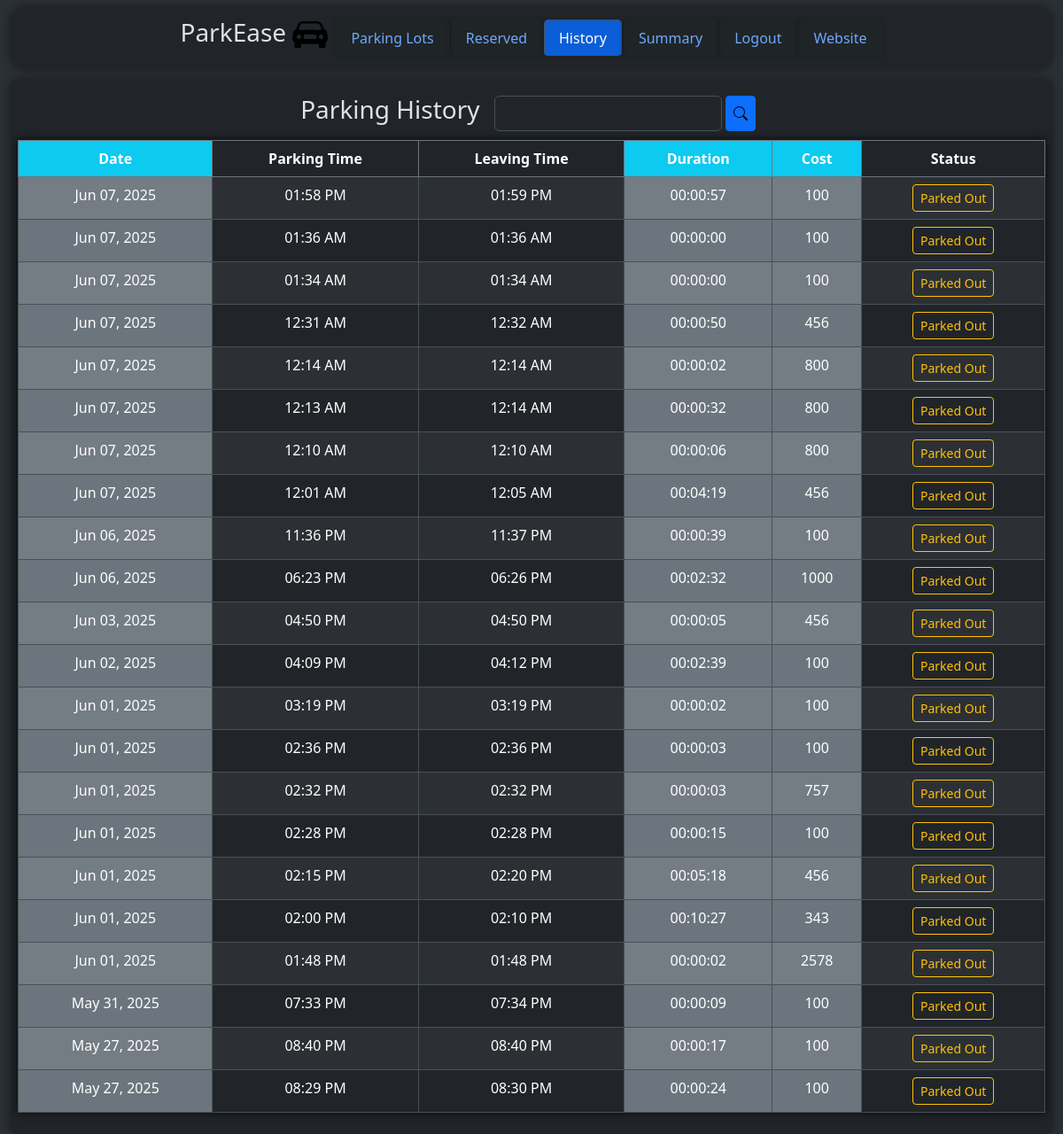
/user/dashboard/history (signed in), run on an earlier commit of the app's database.
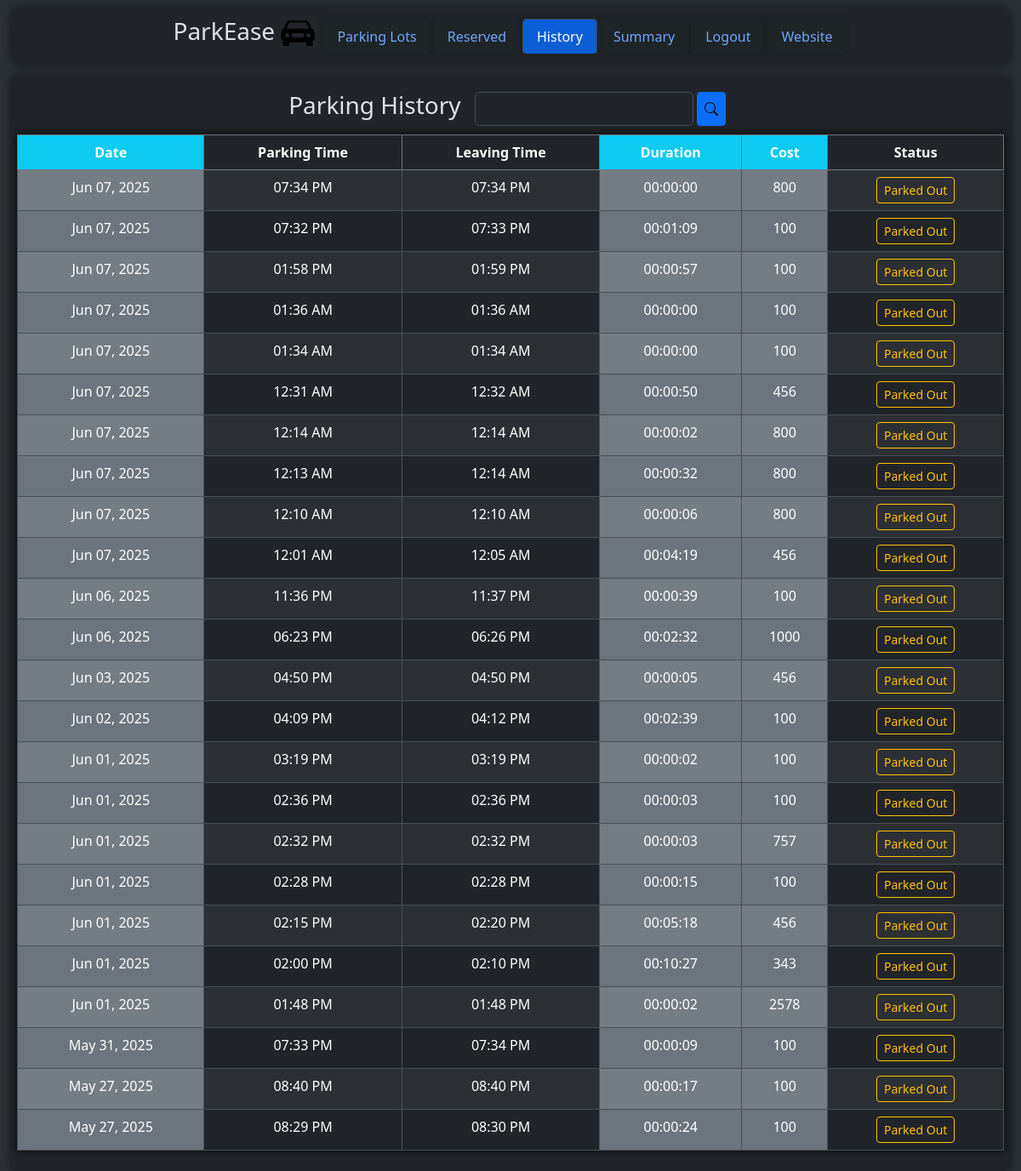
And on a later commit of the database.
### models/parkingInfo.py (models this page shows, shortened)
class ReservedParkingSpot(db.Model) :
    __tablename__ = "reservedparkingspot"
    id = db.Column(db.Integer, primary_key = True, autoincrement = True)
    parkingSpotId = db.Column(db.Integer, db.ForeignKey("parkingspot.id"))
    userId = db.Column(db.Integer, db.ForeignKey("user.id"))
    parkingTimestamp = db.Column(db.DateTime)
    leavingTimestamp = db.Column(db.DateTime)
    totalCost = db.Column(db.Integer)
    vehicleNumber = db.Column(db.String)

### controllers/userDashboard.py (the view)
@userbp.route("/dashboard/history", methods = ["GET"])
def history() :
    return render_template("user/reservedSpotHistory.html", reservedParkingSpots = viewAllReservedParkingSpots())

### controllers/userDashboard.py (called while the page is built)
@userbp.before_request
def restrict() :
    if session.get("type") != "user" :
        return redirect(url_for("general.signIn"))

def viewAllReservedParkingSpots() :
    return db.session.execute(db.select(ReservedParkingSpot).filter_by(userId = session["id"]).order_by(nulls_first(desc(ReservedParkingSpot.parkingTimestamp)))).scalars().all()

### models/userInfo.py (called while the page is built)
    def __str__(self) :
        return "{} {} {} {} {} {} {}".format(self.id, self.streetName.lower(), self.locality.lower(), self.subLocality.lower(), self.city.lower(), self.state.lower(), self.pinCode)

### templates/user/reservedSpotHistory.html (shortened to what this page needs)
<!DOCTYPE html>
<html class = "h-100" data-bs-theme = "dark">
    <head>
        <link rel = "stylesheet" href = "/static/bootstrap/css/bootstrap.min.css"/>
        <link rel = "stylesheet" href = "/static/css/style.css"/>
    </head>
    <body class = "h-100">
        <div class = "container-fluid bg-body-tertiary min-vh-100">
            <div class = "container-fluid d-flex justify-content-center bg-body">
                <div class = "container-fluid mt-2 rounded-4 container-fluid d-flex align-items-center justify-content-center overflow-auto position-fixed" style = "height: 70px; width: 98%; background-color: rgba(33, 37, 41, 0.9); z-index: 1000; box-shadow: 0 0 10px rgb(24, 26, 29); backdrop-filter: blur(3px);">
                    <a href = "/" class = "text-decoration-none text-reset me-2">
                        <h3>
                            ParkEase
                            <img src = "/static\images\car-front-fill.svg" alt = "Logo" style = "width: 40px;"/>
                        </h3>
                    </a>
                    <ul class = "nav nav-tabs">
                        <li class = "nav-item">
                            <a class = "nav-link" href = "/user/dashboard">
                                Parking Lots
                            </a>
                        </li>
                        <li class = "nav-item">
                            <a class = "nav-link", href = "/user/dashboard/reserved">
                                Reserved
                            </a>
                        </li>
                        <li class = "nav-item">
                            <a class = "nav-link active", href = "/user/dashboard/history">
                                History
                            </a>
                        </li>
                        <li class = "nav-item">
                            <a class = "nav-link" href = "/user/dashboard/summary">
                                Summary
                            </a>
                        </li>
                        <li class = "nav-item">
                            <a class = "nav-link" href = "/signIn">
                                Logout
                            </a>
                        </li>
                        <li class = "nav-item">
                            <a class = "nav-link" href = "/">
                                Website
                            </a>
                        </li>
                    </ul>
                </div>
            </div>
            <div class = "rounded-3 container-fluid bg-body p-2 overflow-auto" style = "height: 80%; width: 100%; margin-top: 90px; box-shadow: 0 0 10px rgb(24, 26, 29);">
                <div class = "d-flex justify-content-center align-items-center gap-2" style = "height: 60px;">
                    <h3>
                        Parking History
                    </h3>
                    <p>
                        <form method = "POST" action = "/user/dashboard/searchResults" class = "d-flex">
                            <input type = "text" name = "searchValue" class = "form-control" style = "height: 40px;"/> &nbsp;
                            <button type = "submit" name = "action" value = "search" class = "btn btn-primary btn-sm d-flex justify-content-center align-items-center" style = "height: 40px;">
                                <img src = "\static\images\search.svg" alt = "Search"/>
                            </button>
                        </form>
                    </p>
                </div>
                <div>
                    <form action = "/user/dashboard/searchResults" method = "POST">
                    <table class = "table table-striped table-bordered table-hover text-center" style = "box-shadow: 0 0 10px rgb(7, 8, 8)">
                        <thead class = "border-secondary">
                            <tr>
                                <th class = "bg-info">
                                    Date
                                </th>
                                <th>
                                    Parking Time
                                </th>
                                <th>
                                    Leaving Time
                                </th>
                                <th class = "bg-info">
                                    Duration
                                </th>
                                <th class = "bg-info">
                                    Cost
                                </th>
                                <th>
                                    Status
                                </th>
                            </tr>
                        </thead>
                        <tbody>
                            {% for reservedParkingSpot in reservedParkingSpots %}
                                <tr>
                                    {% if reservedParkingSpot.parkingTimestamp is none %}
                                        {% set a = 1 %}
                                        <td class = "bg-secondary">
                                            -
                                        </td>
                                        <td>
                                            -
                                        </td>
                                    {% else %}
                                        <td class = "bg-secondary">
                                            {{ reservedParkingSpot.parkingTimestamp.strftime("%b %d, %Y") }}
                                        </td>
                                        <td>
                                            {{ reservedParkingSpot.parkingTimestamp.strftime("%I:%M %p") }}
                                        </td>
                                    {% endif %}
                                    {% if reservedParkingSpot.leavingTimestamp is none %}
                                        {% set b = 1 %}
                                        <td>
                                            -
                                        </td>
                                        <td class = "bg-secondary">
                                            -
                                        </td>
                                        <td class = "bg-secondary">
                                            -
                                        </td>
                                    {% else %}
                                        <td>
                                            {{ reservedParkingSpot.leavingTimestamp.strftime("%I:%M %p") }}
                                        </td>
                                        <td class = "bg-secondary">
                                            {% set dur = (reservedParkingSpot.leavingTimestamp - reservedParkingSpot.parkingTimestamp).total_seconds() | int %}
                                            {{ "%02d" | format(dur // 3600) }}:{{ "%02d" | format((dur % 3600) // 60) }}:{{ "%02d" | format(dur % 60) }}
                                        </td>
                                        <td class = "bg-secondary">
                                            {{ reservedParkingSpot.totalCost }}
                                        </td>
                                    {% endif %}
                                    {% if a == 1 %}
                                        <td>
                                            <a class = "btn btn-outline-danger btn-sm" href = "/user/dashboard/reserved">
                                                Reserved
                                            </a>
                                        </td>
                                    {% elif b == 1 %}
                                        <td>
                                            <a class = "btn btn-outline-success btn-sm" href = "/user/dashboard/reserved">
                                                Occupied
                                            </a>
                                        </td>
                                    {% else %}
                                        <td>
                                            <button type = "submit" class = "btn btn-outline-warning btn-sm" name = "searchValue" value = "{{reservedParkingSpot.parkingSpot.parkingLot.address}}">
                                                Parked Out
                                            </button>
                                        </td>
                                    {% endif %}
                                </tr>
                            {% endfor %}
                        </tbody>
                    </table>
                    </form>
                </div>
            </div>
        </div>
    </body>
</html>

### static/css/style.css (style rules this page uses)
.nav-tabs { border: none; }
.nav-tabs .nav-link { border-radius: 5px; margin: 1px; box-shadow: 0 0 5px rgb(25, 28, 31); backdrop-filter: blur(1px); }
.nav-tabs .nav-link.active { background-color: rgb(11, 94, 215); }

What changed in the data, as far as the page shows it:
added ReservedParkingSpot: parkingTimestamp "Jun 07, 2025", parkingTimestamp "07:34 PM", leavingTimestamp "07:34 PM", dur "00", value "00", totalCost "800"
added ReservedParkingSpot: parkingTimestamp "Jun 07, 2025", parkingTimestamp "07:32 PM", leavingTimestamp "07:33 PM", dur "00", value "01", dur "09", totalCost "100"
